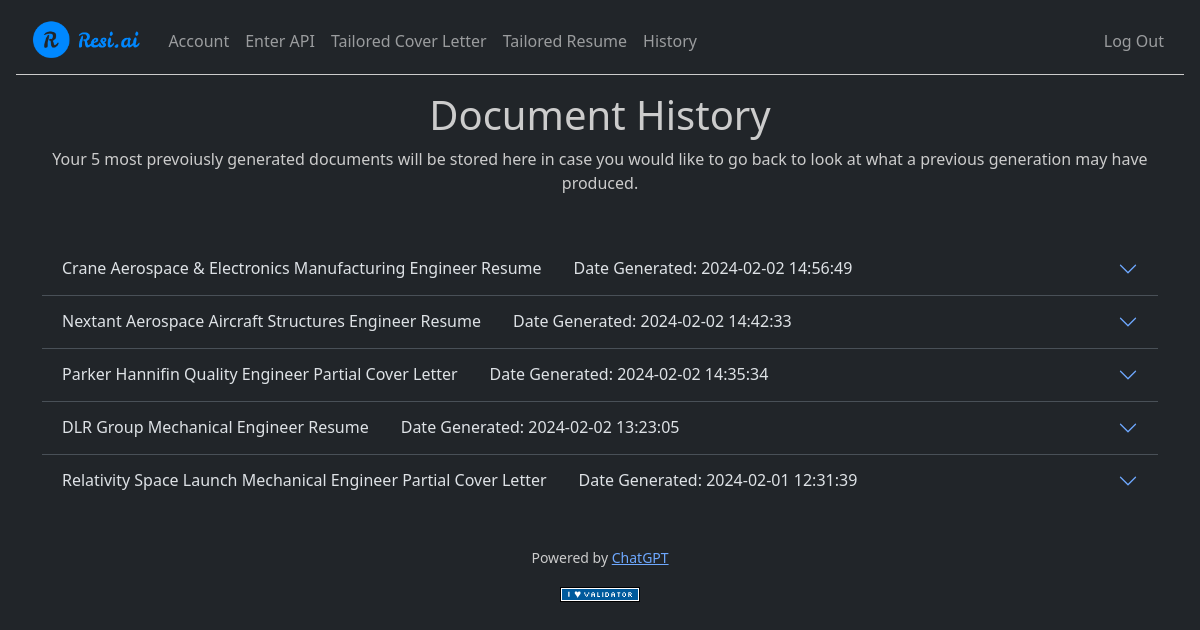
Page /history (signed in) on the earlier database version.
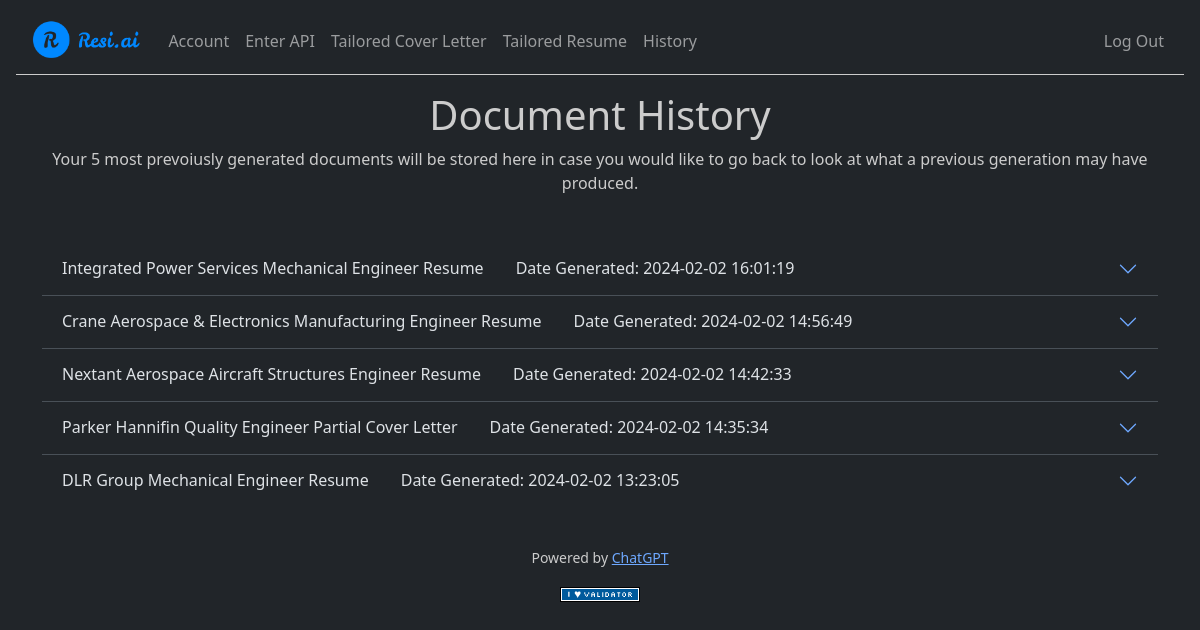
Same page on the later database version.
### tables this page shows
CREATE TABLE history (
id INTEGER PRIMARY KEY AUTOINCREMENT NOT NULL,
user_id INTEGER NOT NULL,
document_name TEXT NOT NULL,
company TEXT NOT NULL,
job_title TEXT NOT NULL,
document TEXT NOT NULL,
datetime TEXT NOT NULL,
FOREIGN KEY(user_id) REFERENCES users(id)
);

### app.py (the view)
@app.route("/history")
@login_required
def history():
    history = db.execute(
        "SELECT * FROM history WHERE user_id= ? ORDER BY datetime DESC;",
        session["user_id"]
    )
    return render_template("history.html", history=history)

### app.py (called while the page is built)
@app.after_request
def after_request(response):
    response.headers["Cache-Control"] = "no-cache, no-store, must-revalidate"
    response.headers["Expires"] = 0
    response.headers["Pragma"] = "no-cache"
    return response

### helpers.py (called while the page is built)
def login_required(f):
    @wraps(f)
    def decorated_function(*args, **kwargs):
        if session.get("user_id") is None:
            return redirect("/login")
        return f(*args, **kwargs)
    return decorated_function

### templates/history.html (shortened to what this page needs)
{% extends "layout.html" %}
{% block main %}
    <div class="mb-5">
        <h1>Document History</h1>
        <p>
            Your 5 most prevoiusly generated documents will be stored here in case you would like to go back to look at what a previous generation may have produced.
        </p>
    </div>
    <div class="accordion accordion-flush mb-4" id="accordionDocuments">
        {% for item in history %}
            <div class="accordion-item">
              <h2 class="accordion-header">
                <button class="accordion-button collapsed" type="button" data-bs-toggle="collapse" data-bs-target="#flush-collapse{{ item.id }}" aria-expanded="false" aria-controls="flush-collapse{{ item.id }}">
                  <span class="label-spacing">{{ item.document_name }}</span>
                  <span class="label-spacing">Date Generated: {{ item.datetime }}</span>
                </button>
              </h2>
            </div>
        {% endfor %}
    </div>
{% endblock %}

### templates/layout.html (shortened to what this page needs)
<!DOCTYPE html>
<html lang="en" data-bs-theme="dark">
    <head>
        <link href="https://cdn.jsdelivr.net/npm/bootstrap@5.3.2/dist/css/bootstrap.min.css" rel="stylesheet">
        <link href="/static/styles.css" rel="stylesheet">
    </head>
    <body>
        <nav class="navbar navbar-expand-md bg-dark" data-bs-theme="dark">
            <div class="container-fluid">
                <a class="navbar-brand" href="/">
                    <img src="../static/faviconio-logo/logo-header.png" alt="Resi.ai Logo">
                </a>
                <div class="collapse navbar-collapse" id="navbar">
                    {% if session["user_id"] %}
                        <ul class="navbar-nav me-auto mt-2">
                            <li class="nav-item"><a class="nav-link" href="/account">Account</a></li>
                            <li class="nav-item"><a class="nav-link" href="/api_key">Enter API</a></li>
                            <li class="nav-item"><a class="nav-link" href="/tailored_cover_letter">Tailored Cover Letter</a></li>
                            <li class="nav-item"><a class="nav-link" href="/">Tailored Resume</a></li>
                            <li class="nav-item"><a class="nav-link" href="/history">History</a></li>
                        </ul>
                        <ul class="navbar-nav ms-auto mt-2">
                            <li class="nav-item"><a class="nav-link" href="/logout">Log Out</a></li>
                        </ul>
                    {% else %}
                        <ul class="navbar-nav ms-auto mt-2">
                            <li class="nav-item"><a class="nav-link" href="/about">About</a></li>
                            <li class="nav-item"><a class="nav-link" href="/register">Register</a></li>
                            <li class="nav-item"><a class="nav-link" href="/login">Log In</a></li>
                        </ul>
                    {% endif %}
                </div>
            </div>
        </nav>
        <main class="container py-3 text-center">
            {% block main %}{% endblock %}
        </main>
        <footer class="mb-5">
            <p class="mb-3 small text-center">
                Powered by <a href="https://openai.com/chatgpt">ChatGPT</a>
            </p>
            <form action="https://validator.w3.org/check" class="text-center" enctype="multipart/form-data" method="post" target="_blank">
                <input alt="Validate" src="/static/I_heart_validator.png" type="image">
            </form>
        </footer>
    </body>
</html>

### static/styles.css (style rules this page uses)
nav .navbar-brand { font-size: xx-large; }
.navbar { border-bottom: 1px solid #ccc; margin-left: 1rem; margin-right: 1rem; }
.navbar-brand img { border-radius: 5px; height: 2.5rem; width: auto; }
h1, p { color: #ccc; }
.label-spacing { margin-right: 2rem; }

Differences in the rows shown:
changed history: document_name "Relativity Space Launch Mechanical Engineer Partial Cover Letter" → "Integrated Power Services Mechanical Engineer Resume"; datetime "2024-02-01 12:31:39" → "2024-02-02 16:01:19"; moves up the list
